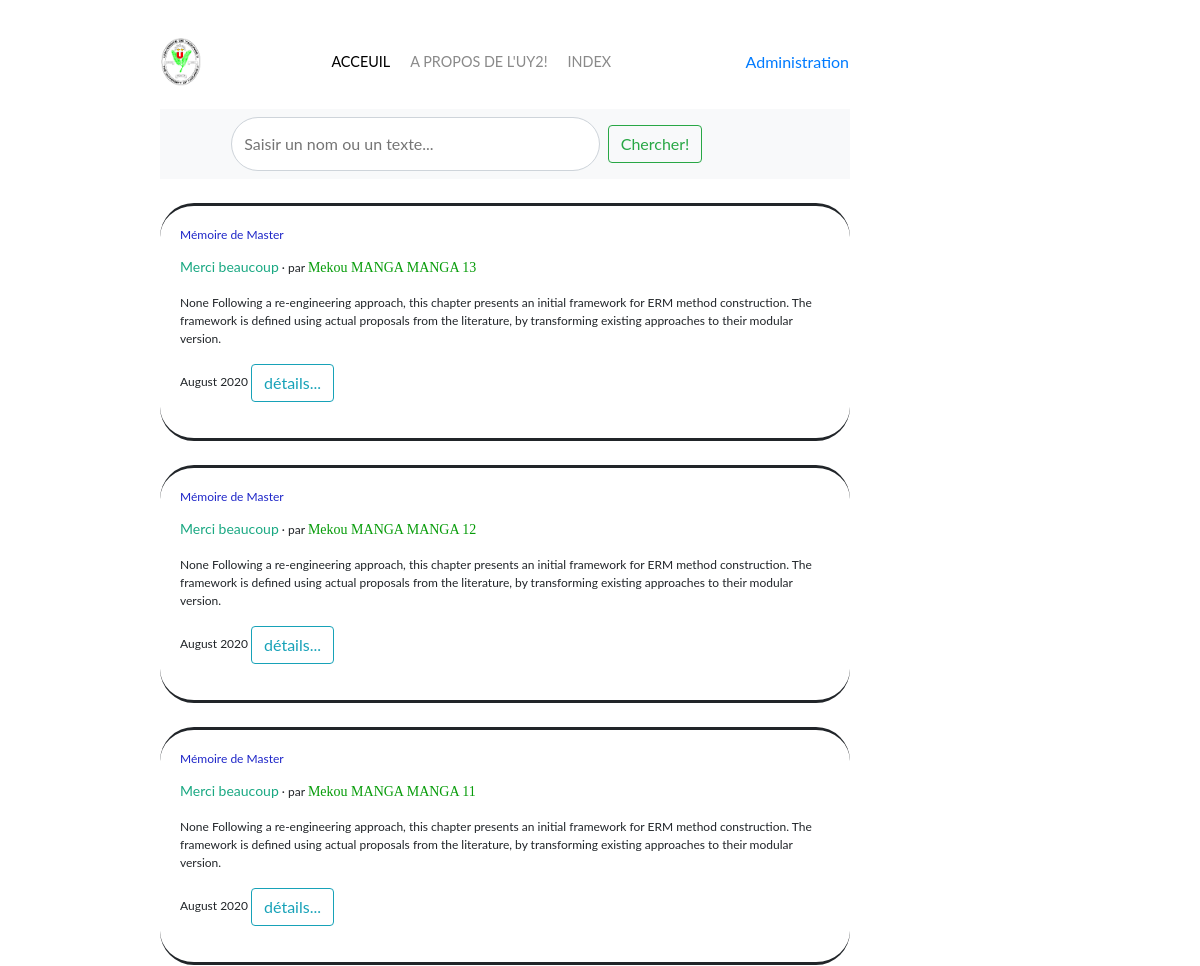
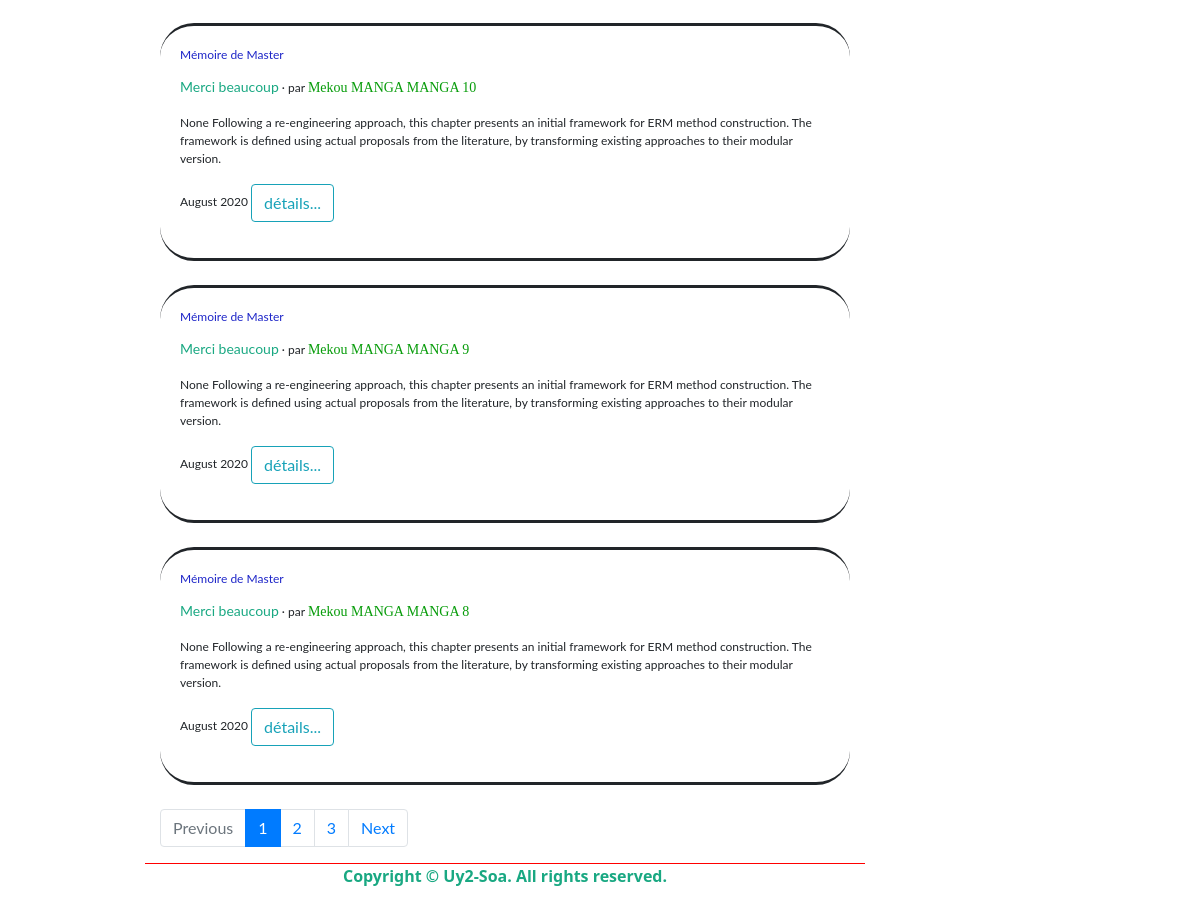
The app's page /index/ with its own data (2 pictures, top to bottom).
### main/models.py (models this page shows, shortened)
class Document(models.Model):
    class Meta:
        ordering = (
            '-date_soutenance', 'titre_doc'
        )
    fsjp = 'FSJP'
    fseg = 'FSEG'
    ETABLISSEMENT_CHOICES = [
        (fsjp, 'Faculté des Sciences Juridiques et Politiques'),
        (fseg, 'Faculté des Sciences Economiques et de Gestion'),
    ]
    master = 'MAS'
    doctorat = 'DOC'
    TYPE_DIPLOMES = [
        (master, 'Mémoire de Master'),
        (doctorat, 'Thèse de Doctorat'),
    ]
    acca = 'ACC'
    pro = 'PRO'
    TYPE_FORMATION = [
        (acca, 'Formation Académique'),
        (pro, 'Formation professionnelle'),
    ]
    type_doc = models.CharField(
        max_length=3, choices=TYPE_DIPLOMES, default=master, null=True)
    titre_doc = models.CharField(max_length=50, null=False)
    resume_doc = models.TextField(null=True)
    date_selection = models.DateField(
        'Date de Selection', null=True, blank=True)
    pub_date = models.DateTimeField(
        'Date de Publication ', null=True, default=timezone.now)
    est_soutenu = models.BooleanField(default=False)
    date_soutenance = models.DateField(
        'Date de Soutenance', null=True, blank=True)
    note_soutenance = models.DecimalField(
        max_digits=4, decimal_places=2, null=True, blank=True)
    auteur = models.ForeignKey(Etudiant, on_delete=models.CASCADE)
    etablissement = models.CharField(
        max_length=6, choices=ETABLISSEMENT_CHOICES, default=fseg, null=True)
    type_formation = models.CharField(
        max_length=3, choices=TYPE_FORMATION, default=acca, null=True)
    filiere = models.CharField(max_length=20, null=True)
    jury = models.ManyToManyField(Enseignant, related_name="jury")
    encadreur = models.ManyToManyField(Enseignant, related_name="encadreur")
    fichier = models.FileField(upload_to='uploads/docs', null=True, blank=True)

class Etudiant(models.Model):
    etudiant = models.ForeignKey(Personne, on_delete=models.CASCADE)
    matricule = models.CharField(max_length=10)
    def __str__(self):
        return f"{self.etudiant}"

class Personne(models.Model):
    nom_complet = models.CharField(max_length=60)
    class Meta:
        ordering = (
            'nom_complet',
        )
    def __str__(self):
        return f"{self.nom_complet}"

### main/views.py (the view)
# urls.py: path('index/', views.DocumentsIndexView.as_view(),
class DocumentsIndexView(generic.ListView):
    paginate_by = 6
    template_name = 'main/docs/index_documents.html'
    context_object_name = 'latest_document_list'
    def get_queryset(self):
        return m.Document.objects.filter(
            pub_date__lte=timezone.now(),
            pub_date__gt=timezone.now() - datetime.timedelta(m.LIMIT_DAYS),
        ).order_by('-pub_date')  # [:10]

### main/templates/main/docs/index_documents.html
{% extends "../static_base_list.html" %}
  {% block content2  %}
    <div>
      {% if latest_document_list %}
        {% for document in page_obj %}
          <div class="doc-block card-body">
            <p class="titre-block card-title"> {{ document.get_type_doc_display }} </p>
            <p class="card-text">
              <span class="titre-doc" > {{ document.titre_doc }}</span> &middot; par
              <span class="auteur-doc"> {{ document.auteur }} </span>
            </p>
            <p class="resume">
              {{ document.resume_doc }}
              Following a re-engineering approach, this chapter presents an initial
              framework for ERM method construction. The framework is defined using
              actual proposals from the literature, by transforming existing approaches
              to their modular version.
            </p>
            <p class="doc-block_footer">{{ document.pub_date|date:"F Y" }}
              <a href="{% url 'main:detailsDocs'  pk=document.id %}" class="btn btn-outline-info">
                détails...</a> </p>
          </div> <br/>
        {% endfor %}
      {% else %}
        <div>
          <p>Aucun Document n'est disponible.</p>
        </div>
      {% endif %}
    </div>
{% if is_paginated %}
<nav>
    <ul class="pagination">
        {% if page_obj.has_previous %}
            <li class="page-item">
                <a class="page-link" href = "{% url 'main:indexDocs' %}?page={{ page_obj.previous_page_number }}" >
                    Previous
                </a>
            </li>
            {% else %}
            <li class="page-item disabled">
                <a class="page-link" href="#">Previous</a>
            </li>
        {% endif %}
        {% for pagenum in page_obj.paginator.page_range %}
        <li class="page-item{% if page_obj.number == pagenum %}
            active{% endif %}">
            <a class="page-link" href="?page={{pagenum}}">{{pagenum}}</a>
        </li>
        {% endfor %}
      {% if page_obj.has_next %}
        <li class="page-item">
          <a class="page-link" href="?page={{page_obj.next_page_number}}">Next</a>
        </li>
      {% else %}
        <li class="page-item disabled">
          <a class="page-link" href="#">Next</a>
        </li>
      {% endif %}
    </ul>
</nav>
{% endif %}
{% endblock content2  %}

### main/templates/main/static_base_list.html
{% extends "./base_list.html" %}
{% block content  %}
<nav class="navbar navbar-light bg-light">
    <form class="form-inline2" method="GET" action="{% url 'main:searchDocs' %}">
        <input name='q' class="form-control2 mr-sm-2" type="text" placeholder="Saisir un nom ou un texte..." aria-label="Search" style="border-radius: 34px;">
        <button class="btn btn-outline-success my-2 my-sm-0" type="submit">Chercher!</button>
    </form>
</nav>
<br/>
{% block content2  %}{% endblock content2  %}
{% endblock content  %}

### main/templates/main/base_list.html (shortened to what this page needs)
{% load static %}
<!doctype html>
<html xmlns="http://www.w3.org/1999/xhtml" xml:lang="fr" >
<head>
<link rel="stylesheet" href= "{% static 'css/tete.css' %}" />
<link  rel="stylesheet" href="{% static 'css/corps.css' %}"/>
<link  rel="stylesheet" href="{% static 'css/pied.css' %}"/>
<link  rel="stylesheet" href="{% static 'css/bootstrap.min.css' %}"/>
</head>
<body class="body-court">
    <header>
        <nav class="en-tete d-flex nav-wrapper navbar navbar-dark bg-transparent ">
            <a class="navbar-brand " href="/">
                <img src="{% static 'img/LOGO_UY22.jpg' %}" alt="Logo" style="width:40px;">
            </a>
            <div class="left-side">
                <div class="nav-link-wrapper active-nav-link">
                    <a href="/">Acceuil</a>
                </div>
                <div class="nav-link-wrapper">
                    <a href="/about-us/">A propos de l'Uy2!</a>
                </div>
                <div class="nav-link-wrapper">
                    <a href="{% url 'main:indexDocs' %}">Index</a>
                </div>
            </div>
            <div class="right-side">
                <div class="brand">
                    <a href="/admin/"> Administration</a>
                </div>
            </div>
        </nav>
    </header>
    <section class="container">
         {% block content %}
        {% endblock content %}
    </section>
	<footer class="pied-page">
		<p class="footer_copyright">Copyright © Uy2-Soa. All rights reserved.</p>
	</footer>
</body>
</html>

### static/css/tete.css (style rules this page uses)
header { margin-bottom: 10px; }
.en-tete { background-image: url(../img/fond-ecran-liste.jpg); }
.nav-wrapper { display: flex; justify-content: space-between; padding: 38px; }
.left-side { display: flex; }
.nav-wrapper>.left-side>div { margin-right: 20px; font-size: 0.9em; text-transform: uppercase; }
.nav-link-wrapper { height: 22px; border-bottom: 1px solid transparent; transition: border-botton 0.5s; }
.nav-link-wrapper a { color: #8a8a8a; text-decoration: none; transition: color 0.5s; }
.active-nav-link { border-bottom: 0px solid black; }
.active-nav-link a { color: black !important; }

### static/css/corps.css (style rules this page uses)
.body-court { font-family: "Lato", sans-serif; margin: 25px; width: 80%; padding-left: 10%; padding-right: 10%; }
.container { min-width: 100%; }
section { width: 100%; display: flex; flex-direction: column; }
.form-inline2 { display: -webkit-box; display: -ms-flexbox; display: flex; -webkit-box-orient: horizontal; -webkit-box-direction: normal; -ms-flex-flow: row wrap; flex-flow: row wrap; -webkit-box-align: center; -ms-flex-align: center; align-items: center; width: 80%; }
.form-control2 { display: block; width: 70%; padding: .375rem .75rem; margin: auto; font-size: 1rem; line-height: 2.5; color: #495057; background-color: #fff; background-clip: padding-box; border: 1px solid #ced4da; border-radius: .25rem; transition: border-color .15s ease-in-out, box-shadow .15s ease-in-out; }
.doc-block { border-radius: 34px; border-top-style: solid; border-bottom-style: solid; padding-left: 10px; padding-right: 5px; font-size: 12px; }
.titre-block { color: #1E26C8; }
.titre-doc { color: #19A882; font-size: 14px; }
.auteur-doc { color: #079C0A; font-family: alex-brush; font-size: 14px; }

### static/css/pied.css (style rules this page uses)
.pied-page { left: 0; bottom: 0; width: auto; color: #19A882; text-align: center; height: 10%; font-family: Segoe, "Segoe UI", "DejaVu Sans", "Trebuchet MS", Verdana, sans-serif; font-weight: bold; }
footer { margin-top: auto; margin-bottom: 0%; }
footer:nth-child(3) { border-top: 1px solid; border-color: red; }
.doc-block_footer { margin-right: 15px; }

### records on screen
Document: type_doc "Mémoire de Master", titre_doc "Merci beaucoup", auteur "Mekou MANGA MANGA 13", resume_doc "None", pub_date "August 2020"
Document: type_doc "Mémoire de Master", titre_doc "Merci beaucoup", auteur "Mekou MANGA MANGA 12", resume_doc "None", pub_date "August 2020"
Document: type_doc "Mémoire de Master", titre_doc "Merci beaucoup", auteur "Mekou MANGA MANGA 11", resume_doc "None", pub_date "August 2020"
Document: type_doc "Mémoire de Master", titre_doc "Merci beaucoup", auteur "Mekou MANGA MANGA 10", resume_doc "None", pub_date "August 2020"
Document: type_doc "Mémoire de Master", titre_doc "Merci beaucoup", auteur "Mekou MANGA MANGA 9", resume_doc "None", pub_date "August 2020"
Document: type_doc "Mémoire de Master", titre_doc "Merci beaucoup", auteur "Mekou MANGA MANGA 8", resume_doc "None", pub_date "August 2020"

### other values on screen
{{ pagenum }} "1" "2" "3"
